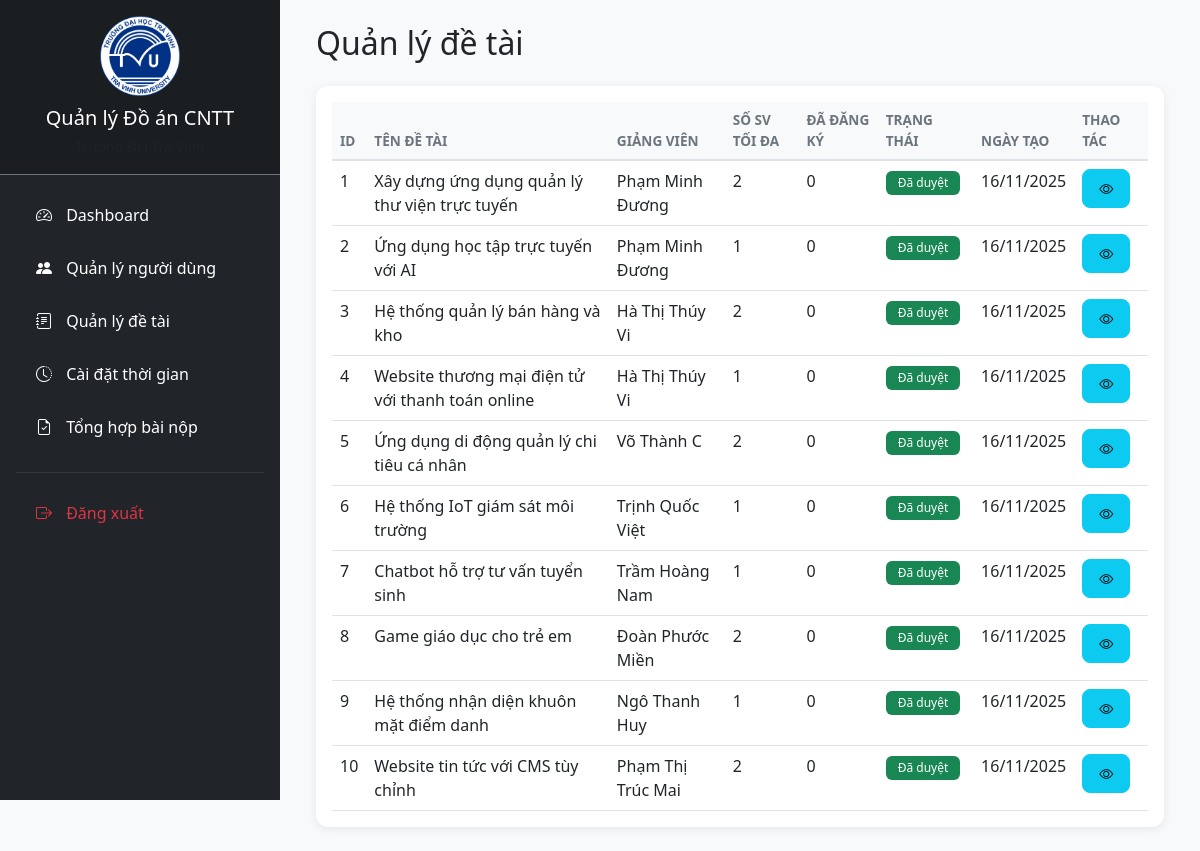
Screenshot of /public/admin/topics (signed in) with the database file from the repository.
### tables this page shows
CREATE TABLE IF NOT EXISTS topics (
    topic_id INT AUTO_INCREMENT PRIMARY KEY,
    teacher_id INT NOT NULL,
    title VARCHAR(500) NOT NULL,
    description TEXT,
    requirements TEXT,
    max_students INT DEFAULT 1 CHECK (max_students > 0 AND max_students <= 10),
    current_students INT DEFAULT 0 CHECK (current_students >= 0),
    status ENUM('pending', 'approved', 'rejected') DEFAULT 'pending',
    created_at TIMESTAMP DEFAULT CURRENT_TIMESTAMP,
    updated_at TIMESTAMP DEFAULT CURRENT_TIMESTAMP ON UPDATE CURRENT_TIMESTAMP,
    deleted_at TIMESTAMP NULL,
    
     
    FOREIGN KEY (teacher_id) REFERENCES users(user_id) ON DELETE CASCADE,
    
     
    INDEX idx_teacher_id (teacher_id),
    INDEX idx_status (status),
    INDEX idx_deleted_at (deleted_at),
    INDEX idx_created_at (created_at)
);

CREATE TABLE IF NOT EXISTS users (
    user_id INT AUTO_INCREMENT PRIMARY KEY,
    username VARCHAR(100) UNIQUE NOT NULL,
    password VARCHAR(255) NOT NULL,
    full_name VARCHAR(255) NOT NULL,
    email VARCHAR(150) UNIQUE NOT NULL,
    role ENUM('admin', 'teacher', 'student') NOT NULL DEFAULT 'student',
    student_code VARCHAR(50) UNIQUE,
    phone VARCHAR(20),
    created_at TIMESTAMP DEFAULT CURRENT_TIMESTAMP,
    updated_at TIMESTAMP DEFAULT CURRENT_TIMESTAMP ON UPDATE CURRENT_TIMESTAMP,
    deleted_at TIMESTAMP NULL,
    last_login TIMESTAMP NULL,
    
     
    INDEX idx_role (role),
    INDEX idx_student_code (student_code),
    INDEX idx_deleted_at (deleted_at),
    INDEX idx_email (email)
);

### app/core/Controller.php (called while the page is built, shortened)
<?php
class Controller {
    public function model($model) {
        return new $model();
    }
    public function view($view, $data = []) {
        require_once '../app/views/' . $view . '.php';
    }
}

### app/controllers/AdminController.php (called while the page is built, shortened)
<?php
class AdminController extends Controller {
    public function topics() {
        $topicModel = $this->model('Topic');
        $data = [
            'title' => 'Quản lý đề tài',
            'topics' => $topicModel->getAll()
        ];
        $this->view('admin/topics', $data);
    }
}

### app/core/App.php (called while the page is built, shortened)
<?php
class App {
    protected $method = 'login';
    public function __construct() {
        $url = $this->parseUrl();
        if (isset($url[0]) && file_exists('../app/controllers/' . ucfirst($url[0]) . 'Controller.php')) {
            unset($url[0]);
        }
        $this->controller = new $this->controller;
        if (get_class($this->controller) !== 'AuthController') {
            $this->method = 'index';
        }
        if (isset($url[1]) && method_exists($this->controller, $url[1])) {
            $this->method = $url[1];
            unset($url[1]);
        }
        $this->params = $url ? array_values($url) : [];
        call_user_func_array([$this->controller, $this->method], $this->params);
    }
    private function parseUrl() {
        if (isset($_GET['url'])) {
            return explode('/', filter_var(rtrim($_GET['url'], '/'), FILTER_SANITIZE_URL));
        }
        return [];
    }
}

### public/index.php (called while the page is built, shortened)
<?php
    require_once '../app/core/App.php';
    require_once '../app/core/Controller.php';
    require_once '../app/core/Database.php';
    $app = new App();

### app/models/Topic.php (called while the page is built, shortened)
<?php
class Topic {
    private $db;
    public function __construct() {
        $this->db = Database::getInstance();
    }
    public function getAll() {
        $stmt = $this->db->query("
            SELECT t.*, u.full_name as teacher_name
            FROM topics t
            JOIN users u ON t.teacher_id = u.user_id
            ORDER BY t.created_at DESC
        ");
        return $stmt->fetchAll(PDO::FETCH_ASSOC);
    }
}

### app/core/Database.php (called while the page is built, shortened)
<?php
class Database {
    private static $instance = null;
    private function __construct() {
        $this->pdo = new PDO(
            'mysql:host=' . DB_HOST . ';dbname=' . DB_NAME,
            DB_USER,
            DB_PASS
        );
    }
    public static function getInstance(): PDO {
        if (self::$instance === null) {
            self::$instance = new Database();
        }
        return self::$instance->pdo;
    }
}

### app/views/admin/topics.php (the view, shortened to what this page needs)
<?php include_once __DIR__ . '/../layouts/header.php'; ?>
<div class="d-flex">
    <?php include_once __DIR__ . '/../layouts/admin_sidebar.php'; ?>
    <div class="main-content flex-grow-1 p-4">
        <div class="container-fluid">
            <h2 class="mb-4">Quản lý đề tài</h2>
            <div class="card">
                <div class="card-body">
                    <div class="table-responsive">
                        <table class="table table-hover">
                            <thead class="table-light">
                                <tr>
                                    <th>ID</th>
                                    <th>Tên đề tài</th>
                                    <th>Giảng viên</th>
                                    <th>Số SV tối đa</th>
                                    <th>Đã đăng ký</th>
                                    <th>Trạng thái</th>
                                    <th>Ngày tạo</th>
                                    <th>Thao tác</th>
                                </tr>
                            </thead>
                            <tbody>
                                <?php foreach ($data['topics'] as $topic): ?>
                                <tr>
                                    <td><?= $topic['topic_id'] ?></td>
                                    <td><?= htmlspecialchars($topic['title']) ?></td>
                                    <td><?= htmlspecialchars($topic['teacher_name']) ?></td>
                                    <td><?= $topic['max_students'] ?></td>
                                    <td><?= $topic['current_students'] ?></td>
                                    <td>
                                        <?php
                                        $statusBadges = [
                                            'pending' => 'warning',
                                            'approved' => 'success',
                                            'rejected' => 'danger'
                                        ];
                                        $statusNames = [
                                            'pending' => 'Chờ duyệt',
                                            'approved' => 'Đã duyệt',
                                            'rejected' => 'Từ chối'
                                        ];
                                        ?>
                                        <span class="badge bg-<?= $statusBadges[$topic['status']] ?>">
                                            <?= $statusNames[$topic['status']] ?>
                                        </span>
                                    </td>
                                    <td><?= date('d/m/Y', strtotime($topic['created_at'])) ?></td>
                                    <td>
                                        <button class="btn btn-sm btn-info" data-bs-toggle="modal" data-bs-target="#detailModal<?= $topic['topic_id'] ?>">
                                            <i class="bi bi-eye"></i>
                                        </button>
                                    </td>
                                </tr>
                                <?php endforeach; ?>
                            </tbody>
                        </table>
                    </div>
                </div>
            </div>
        </div>
    </div>
</div>
<?php include_once __DIR__ . '/../layouts/footer.php'; ?>

### app/views/layouts/header.php (shortened to what this page needs)
<!DOCTYPE html>
<html lang="vi">
<head>
    <link rel="stylesheet" href="https://cdn.jsdelivr.net/npm/bootstrap@5.3.0/dist/css/bootstrap.min.css">
    <link rel="stylesheet" href="https://cdn.jsdelivr.net/npm/bootstrap-icons@1.11.0/font/bootstrap-icons.css">
    <link rel="stylesheet" href="/PHP-CN/public/css/admin.css">
</head>
<body>

### app/views/layouts/admin_sidebar.php
<div class="sidebar bg-dark text-white p-0">
    <div class="sidebar-header p-3 border-bottom border-secondary text-center">
        <img src="/PHP-CN/public/images/logoTVU.png" alt="Logo TVU" style="width: 80px; height: 80px; margin-bottom: 10px;">
        <h5 class="mb-1">Quản lý Đồ án CNTT</h5>
        <small class="text-muted">Trường ĐH Trà Vinh</small>
    </div>
    <nav class="nav flex-column p-3">
        <a class="nav-link text-white" href="/PHP-CN/public/admin">
            <i class="bi bi-speedometer2"></i> Dashboard
        </a>
        <a class="nav-link text-white" href="/PHP-CN/public/admin/users">
            <i class="bi bi-people-fill"></i> Quản lý người dùng
        </a>
        <a class="nav-link text-white" href="/PHP-CN/public/admin/topics">
            <i class="bi bi-journal-text"></i> Quản lý đề tài
        </a>
        <a class="nav-link text-white" href="/PHP-CN/public/admin/timeSettings">
            <i class="bi bi-clock-history"></i> Cài đặt thời gian
        </a>
        <a class="nav-link text-white" href="/PHP-CN/public/admin/submissions">
            <i class="bi bi-file-earmark-check"></i> Tổng hợp bài nộp
        </a>
        <hr class="border-secondary">
        <a class="nav-link text-danger" href="/PHP-CN/public/logout">
            <i class="bi bi-box-arrow-right"></i> Đăng xuất
        </a>
    </nav>
</div>

### app/views/layouts/footer.php (shortened to what this page needs)
</body>
</html>

### public/css/admin.css (style rules this page uses)
* { margin: 0; padding: 0; box-sizing: border-box; }
body { font-family: 'Segoe UI', Tahoma, Geneva, Verdana, sans-serif; background-color: #f8f9fa; }
.sidebar { width: 280px; min-height: 100vh; position: fixed; left: 0; top: 0; overflow-y: auto; }
.sidebar-header { background-color: rgba(0, 0, 0, 0.2); }
.sidebar .nav-link { padding: 12px 20px; margin-bottom: 5px; border-radius: 8px; transition: all 0.3s; }
.sidebar .nav-link i { margin-right: 10px; width: 20px; }
.main-content { margin-left: 280px; min-height: 100vh; background-color: #f8f9fa; }
.card { border: none; border-radius: 12px; box-shadow: 0 2px 8px rgba(0, 0, 0, 0.08); transition: transform 0.3s, box-shadow 0.3s; }
.table { margin-bottom: 0; }
.table thead th { border-bottom: 2px solid #dee2e6; font-weight: 600; text-transform: uppercase; font-size: 0.85rem; color: #6c757d; }
.badge { padding: 6px 12px; font-weight: 500; }
.btn { border-radius: 8px; padding: 8px 16px; font-weight: 500; transition: all 0.3s; }
.sidebar-header img { transition: transform 0.3s ease; }
.sidebar-header { animation: fadeInDown 0.5s ease; }

### rows the page displays
topics: topic_id "1", title "Xây dựng ứng dụng quản lý thư viện trực tuyến", teacher.full_name "Phạm Minh Đương", max_students "2", current_students "0", status "Đã duyệt", created_at "16/11/2025"
topics: topic_id "2", title "Ứng dụng học tập trực tuyến với AI", teacher.full_name "Phạm Minh Đương", max_students "1", current_students "0", status "Đã duyệt", created_at "16/11/2025"
topics: topic_id "3", title "Hệ thống quản lý bán hàng và kho", teacher.full_name "Hà Thị Thúy Vi", max_students "2", current_students "0", status "Đã duyệt", created_at "16/11/2025"
topics: topic_id "4", title "Website thương mại điện tử với thanh toán online", teacher.full_name "Hà Thị Thúy Vi", max_students "1", current_students "0", status "Đã duyệt", created_at "16/11/2025"
topics: topic_id "5", title "Ứng dụng di động quản lý chi tiêu cá nhân", teacher.full_name "Võ Thành C", max_students "2", current_students "0", status "Đã duyệt", created_at "16/11/2025"
topics: topic_id "6", title "Hệ thống IoT giám sát môi trường", teacher.full_name "Trịnh Quốc Việt", max_students "1", current_students "0", status "Đã duyệt", created_at "16/11/2025"
topics: topic_id "7", title "Chatbot hỗ trợ tư vấn tuyển sinh", teacher.full_name "Trầm Hoàng Nam", max_students "1", current_students "0", status "Đã duyệt", created_at "16/11/2025"
topics: topic_id "8", title "Game giáo dục cho trẻ em", teacher.full_name "Đoàn Phước Miền", max_students "2", current_students "0", status "Đã duyệt", created_at "16/11/2025"
topics: topic_id "9", title "Hệ thống nhận diện khuôn mặt điểm danh", teacher.full_name "Ngô Thanh Huy", max_students "1", current_students "0", status "Đã duyệt", created_at "16/11/2025"
topics: topic_id "10", title "Website tin tức với CMS tùy chỉnh", teacher.full_name "Phạm Thị Trúc Mai", max_students "2", current_students "0", status "Đã duyệt", created_at "16/11/2025"
